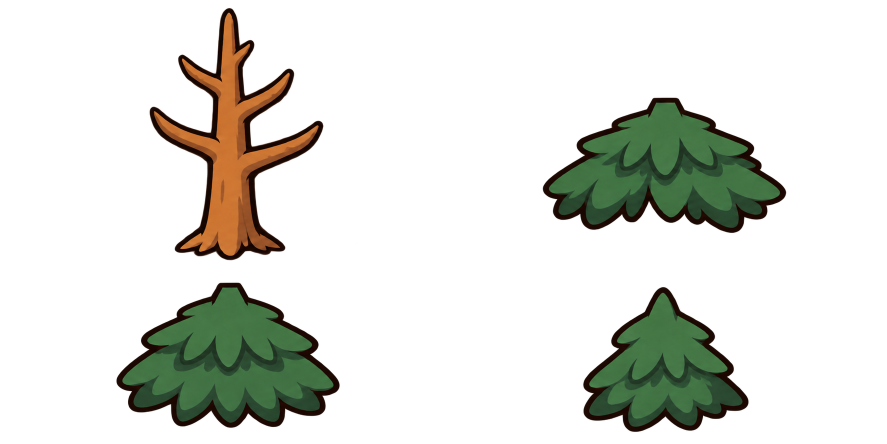
#> input picture DFGSim/adventure/assets/cedar-rig-v1/parts-source.png, 1774 x 887 px (shown at 1/2 size)
$ python build-cedar-rig-study.py
#> lines starting #> are read from the running program, lines starting #| are printed output that depends on the picture; after the words box and inside, x2 and y2 are one past the last pixel; in counts of white or black regions, pixels touching at a corner belong together
"""Prepare separated cutouts and export a rigid-layer cedar animation pilot."""
from pathlib import Path
import io, json, math, shutil, subprocess, sys, zipfile
import cv2
import numpy as np
from PIL import Image, ImageDraw

adventure=Path(__file__).resolve().parents[1]
output=adventure/'assets'/'cedar-rig-v1';output.mkdir(exist_ok=True)
source=Path(sys.argv[1]) if len(sys.argv)>1 else output/'parts-source.png'
if source.resolve()!=(output/'parts-source.png').resolve():shutil.copyfile(source,output/'parts-source.png')
sheet=Image.open(output/'parts-source.png').convert('RGBA')
#> sheet is the input picture: PIL image 1774x887 RGBA; mean R, G, B, A 12.8, 14.7, 8.2, 45.6
alpha=np.asarray(sheet)[:,:,3]
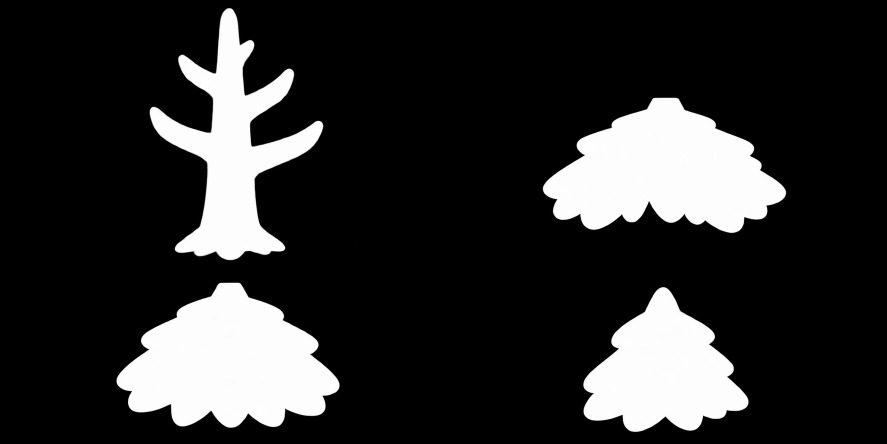
#> alpha: shape (887, 1774) (shown at 1/2 size); min 0, max 255, mean 45.6
count,labels,stats,centers=cv2.connectedComponentsWithStats(np.uint8(alpha>100))
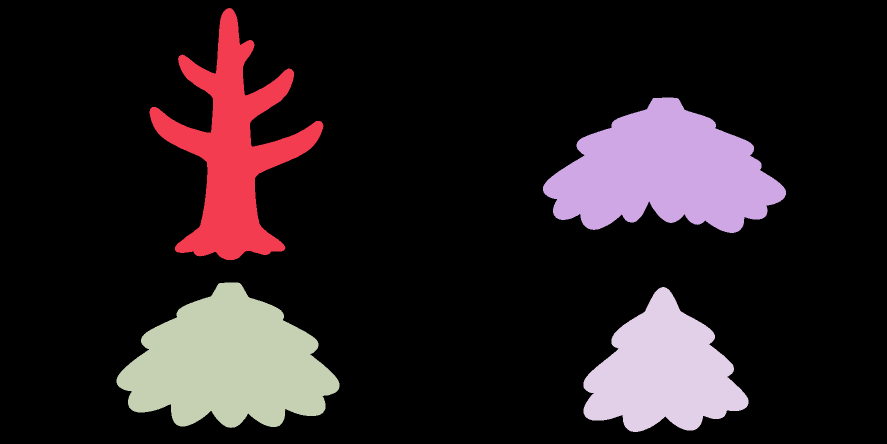
#> labels: shape (887, 1774) int32 (shown at 1/2 size); 5 distinct labels, from 0 to 4; one colour per label, 0 black
#> count = 5; stats = [[0, 0, 1774, 887, 1288665], [299, 16, 348, 504, 62723], [1086, 195, 486, 271, 82081], [233, 565, 446, 291, 83047], [1167, 574, 330, 290, 57022]]; centers = [[887.1, 424.6], [465.5, 298.1], [1328, 345.3], [456.7, 728.2], [1325.6, 744.4]]
parts=[(i,s,c) for i,(s,c) in enumerate(zip(stats,centers)) if i and s[4]>1000]
#> parts = [(1, [299, 16, 348, 504, 62723], [465.5, 298.1]), (2, [1086, 195, 486, 271, 82081], [1328, 345.3]), (3, [233, 565, 446, 291, 83047], [456.7, 728.2]), (4, [1167, 574, 330, 290, 57022], [1325.6, 744.4])]
assert len(parts)==4, f'Expected four separated parts, got {len(parts)}'
parts.sort(key=lambda p:(p[2][1]>sheet.height*.6,p[2][0]))
settings=[
 ('trunk','Trunk and roots',[165,80,190,355],[256,435],0,0),
 ('lower','Lower foliage',[101,210,310,173],[256,250],1.1,0),
 ('middle','Middle foliage',[124,145,264,172],[256,195],1.35,1.6),
 ('top','Top foliage',[158,67,196,172],[256,180],1.6,3.2),
]
layers=[];images=[]
for part,(slug,name,rect,pivot,amplitude,phase) in zip(parts,settings):
    index,stat,center=part;x,y,w,h,_=map(int,stat)
    crop=sheet.crop((x-2,y-2,x+w+2,y+h+2))
    crop.save(output/f'{slug}.png')
#> (the run stopped early here; a loop or call above may not have finished)
